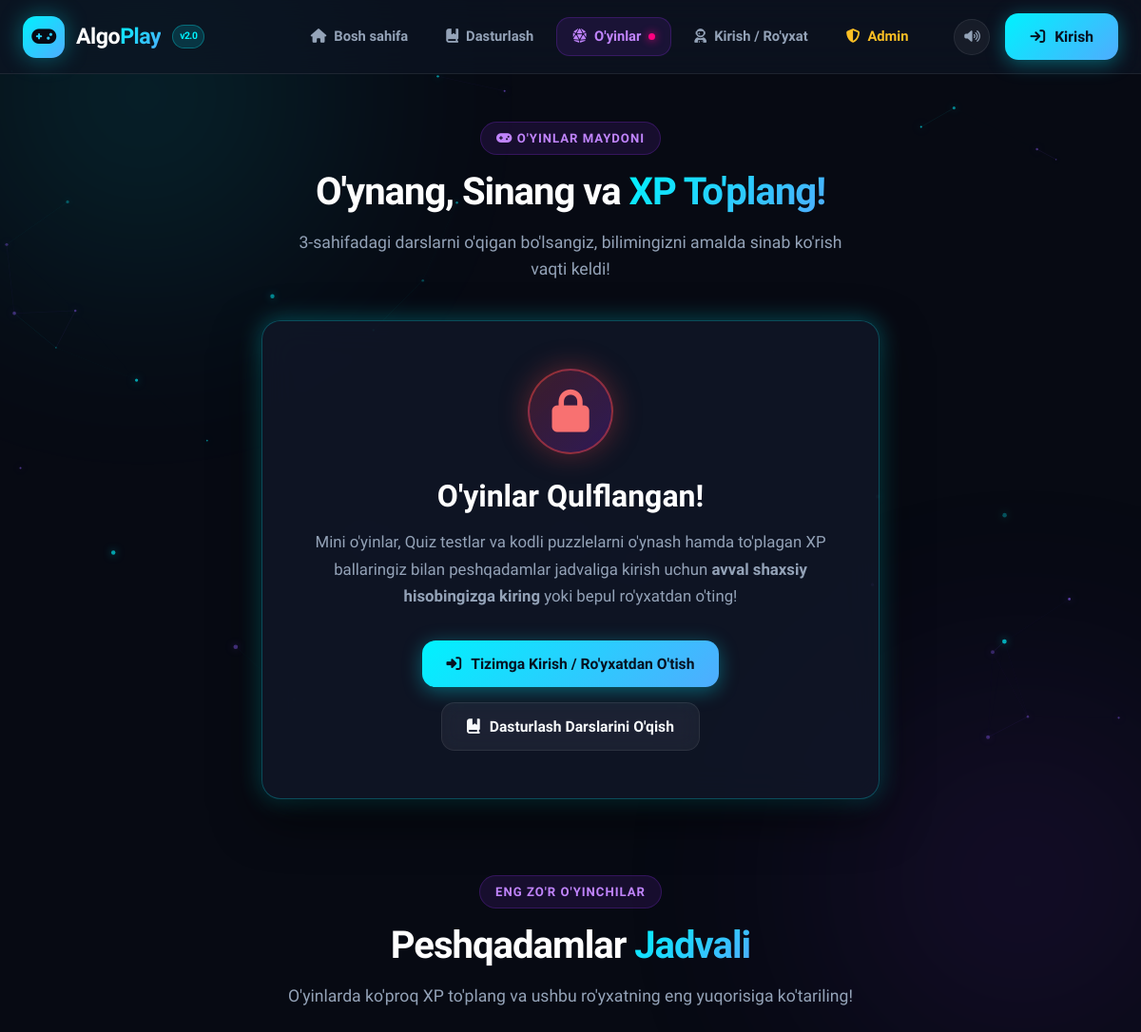
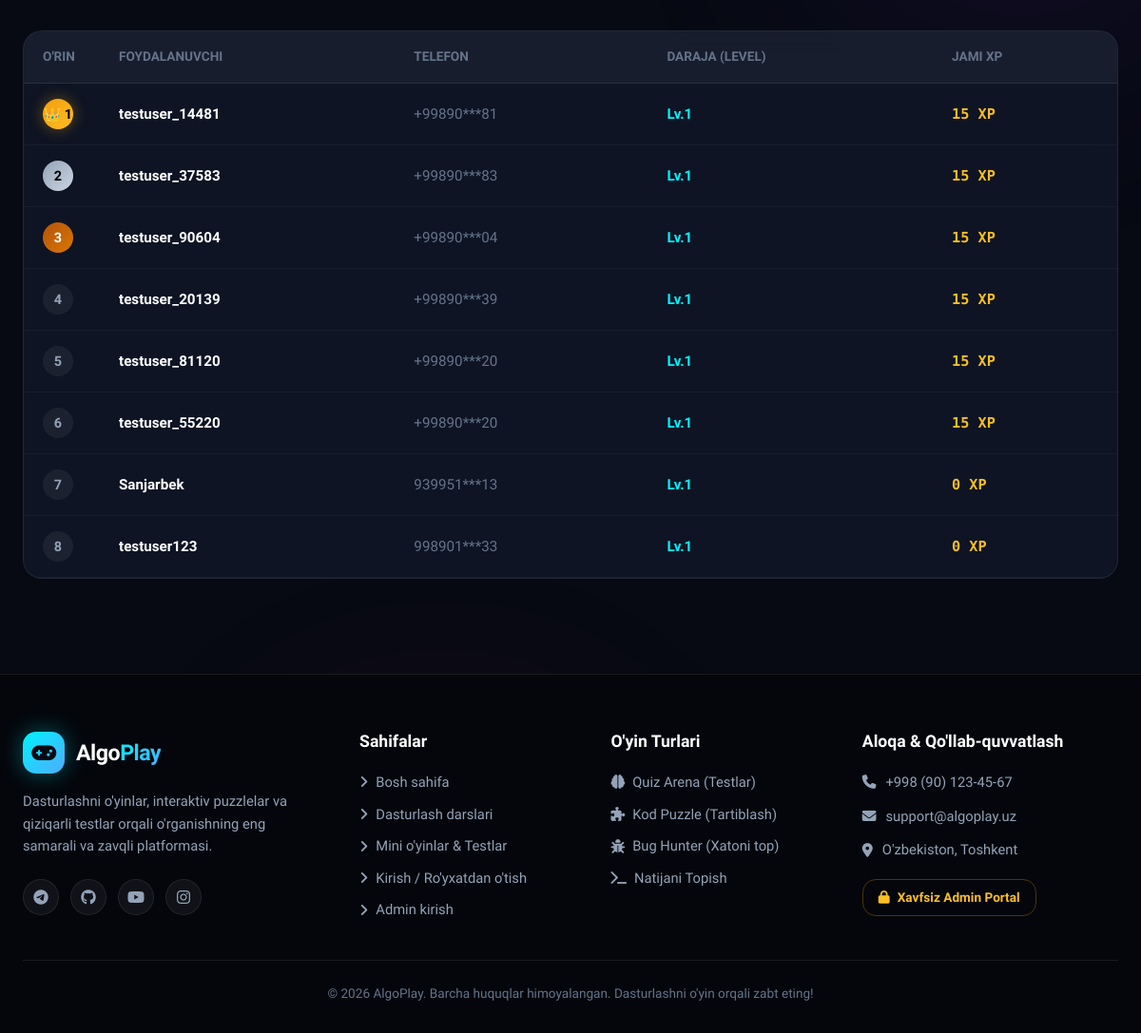
/games, run on the app's committed database (2 pictures, top to bottom).
### tables this page shows
CREATE TABLE users (
        id INTEGER PRIMARY KEY AUTOINCREMENT,
        phone TEXT UNIQUE NOT NULL,
        username TEXT UNIQUE NOT NULL,
        password_hash TEXT NOT NULL,
        xp INTEGER DEFAULT 0,
        level INTEGER DEFAULT 1,
        created_at TIMESTAMP DEFAULT CURRENT_TIMESTAMP
    );

### app.py (the view)
@app.route("/games")
def games_page():
    questions = db.get_all_questions()
    puzzles = db.get_all_puzzles()
    bugs = db.get_all_bugs()
    leaderboard = db.get_leaderboard(limit=10)
    for p in puzzles:
        if isinstance(p["blocks_json"], str):
            p["blocks"] = json.loads(p["blocks_json"])
            p["correct_order"] = json.loads(p["correct_order_json"])
    for b in bugs:
        if isinstance(b["options_json"], str):
            b["options"] = json.loads(b["options_json"])
    return render_template("games.html",
                           active_page="games",
                           questions=questions,
                           puzzles=puzzles,
                           bugs=bugs,
                           leaderboard=leaderboard)

### templates/games.html (shortened to what this page needs)
{% extends "base.html" %}
{% block content %}
<div class="games-container">
    <div class="games-hero">
        <span class="section-tag"><i class="fa-solid fa-gamepad"></i> O'yinlar Maydoni</span>
        <h1 class="section-title">O'ynang, Sinang va <span class="gradient-text">XP To'plang!</span></h1>
        <p class="section-subtitle">
            3-sahifadagi darslarni o'qigan bo'lsangiz, bilimingizni amalda sinab ko'rish vaqti keldi!
        </p>
    </div>
    {% if current_user %}
    <div class="games-tabs">
        <button class="game-tab-btn active" id="tabBtnQuiz" onclick="switchGameMode('quiz')">
            <i class="fa-solid fa-brain"></i> 1. Quiz Arena (Savol-Javob)
        </button>
        <button class="game-tab-btn" id="tabBtnPuzzle" onclick="switchGameMode('puzzle')">
            <i class="fa-solid fa-puzzle-piece"></i> 2. Kod Puzzle (Tartiblash)
        </button>
        <button class="game-tab-btn" id="tabBtnBug" onclick="switchGameMode('bug')">
            <i class="fa-solid fa-bug"></i> 3. Bug Hunter (Xatoni Top)
        </button>
        <button class="game-tab-btn" id="tabBtnOutput" onclick="switchGameMode('output')">
            <i class="fa-solid fa-terminal"></i> 4. Natijani Top (Output)
        </button>
    </div>
    <div id="gameSectionQuiz" class="game-arena-card">
        <div class="quiz-header-bar">
            <div>
                <span style="color: var(--cyan); font-weight: 700; font-size: 0.85rem; text-transform: uppercase;">
                    <i class="fa-solid fa-circle-question"></i> <span id="quizCategory">Python Asoslari</span>
                </span>
                <h3 style="font-size: 1.15rem; margin-top: 4px;">Savol <span id="quizCurrentNum">1</span> / <span id="quizTotalNum">{{ questions|length }}</span></h3>
            </div>
            <div style="display: flex; align-items: center; gap: 10px;">
                <span id="quizStreakBadge" class="quiz-combo-badge" style="display: none;">
                    <i class="fa-solid fa-fire"></i> <span id="quizStreakCount">0</span>x Combo!
                </span>
                <div class="quiz-score-badge">
                    <i class="fa-solid fa-star"></i>
                    <span>XP: <strong id="quizUserScore">0</strong></span>
                </div>
            </div>
        </div>
        <div id="quizContentBox">
            <div class="quiz-question-text" id="quizQuestionText">Yuklanmoqda...</div>
            <div class="quiz-code-box" id="quizCodeBox" style="display: none;"></div>
            <div class="quiz-options-grid" id="quizOptionsGrid">
            </div>
            <div class="quiz-feedback-box" id="quizFeedbackBox" style="display: none;">
                <div>
                    <h4 id="quizFeedbackTitle" style="margin-bottom: 6px;"></h4>
                    <p id="quizFeedbackText" style="font-size: 0.92rem; color: var(--text-secondary);"></p>
                </div>
                <button class="btn btn-glow-primary btn-sm" id="quizNextBtn" onclick="nextQuizQuestion()">
                    Keyingisi <i class="fa-solid fa-arrow-right"></i>
                </button>
            </div>
        </div>
        <div id="quizFinishBox" style="display: none; text-align: center; padding: 40px 20px;">
            <div style="font-size: 4rem; color: #fbbf24; margin-bottom: 16px;">🏆</div>
            <h2 style="font-size: 2.2rem; margin-bottom: 12px;">Ajoyib Natija! Test Yakunlandi!</h2>
            <p style="font-size: 1.1rem; color: var(--text-secondary); max-width: 500px; margin: 0 auto 24px;">
                Siz barcha savollarni muvaffaqiyatli yakunladingiz va <strong id="quizFinalXp" style="color: var(--amber);">+0 XP</strong> ga ega bo'ldingiz!
            </p>
            <div style="display: flex; gap: 14px; justify-content: center; flex-wrap: wrap;">
                <button class="btn btn-glow-primary" onclick="restartQuiz()">
                    <i class="fa-solid fa-rotate-right"></i> Qaytadan O'ynash
                </button>
                <button class="btn btn-glow-purple" onclick="switchGameMode('puzzle')">
                    <i class="fa-solid fa-puzzle-piece"></i> Kod Puzzleni Boshlash
                </button>
            </div>
        </div>
    </div>
    <div id="gameSectionPuzzle" class="game-arena-card" style="display: none;">
        <div class="quiz-header-bar">
            <div>
                <span style="color: #c084fc; font-weight: 700; font-size: 0.85rem; text-transform: uppercase;">
                    <i class="fa-solid fa-puzzle-piece"></i> Kod Tartiblash Puzzli
                </span>
                <h3 style="font-size: 1.15rem; margin-top: 4px;" id="puzzleTitle">Puzzle 1</h3>
            </div>
            <div class="quiz-score-badge">
                <i class="fa-solid fa-award"></i>
                <span>Mukofot: <strong id="puzzleReward">25</strong> XP</span>
            </div>
        </div>
        <p id="puzzleDesc" style="color: var(--text-secondary); font-size: 1rem; margin-bottom: 20px;">
            Kod bloklarini to'g'ri mantiqiy ketma-ketlikda joylashtiring. Bloklarni ko'chirish uchun ⬆️ va ⬇️ tugmalarini bosing yoki sichqoncha bilan siljiting.
        </p>
        <div class="puzzle-blocks-container" id="puzzleBlocksContainer">
        </div>
        <div id="puzzleFeedback" style="display: none; padding: 14px 18px; border-radius: var(--radius-md); margin-bottom: 20px; font-weight: 600;"></div>
        <div class="puzzle-actions">
            <button class="btn btn-glow-primary" onclick="checkPuzzleOrder()">
                <i class="fa-solid fa-check-double"></i> Kodni Tekshirish
            </button>
            <button class="btn btn-outline" onclick="nextPuzzle()">
                <i class="fa-solid fa-forward-step"></i> Keyingi Puzzle
            </button>
        </div>
    </div>
    <div id="gameSectionBug" class="game-arena-card" style="display: none;">
        <div class="quiz-header-bar">
            <div>
                <span style="color: #f43f5e; font-weight: 700; font-size: 0.85rem; text-transform: uppercase;">
                    <i class="fa-solid fa-bug"></i> Bug Hunter (Xatoni Topish)
                </span>
                <h3 style="font-size: 1.15rem; margin-top: 4px;" id="bugTitle">Xatoni Toping</h3>
            </div>
            <div class="quiz-score-badge">
                <i class="fa-solid fa-shield-virus"></i>
                <span>Mukofot: <strong id="bugReward">20</strong> XP</span>
            </div>
        </div>
        <p style="color: var(--text-secondary); margin-bottom: 16px;">
            Quyidagi Python kodida xatolik yashiringan. Uni diqqat bilan o'rganing va to'g'ri sababni tanlang:
        </p>
        <div class="quiz-code-box" id="bugCodeBox" style="color: #fca5a5;"></div>
        <div class="quiz-options-grid" id="bugOptionsGrid">
        </div>
        <div class="quiz-feedback-box" id="bugFeedbackBox" style="display: none;">
            <div>
                <h4 id="bugFeedbackTitle" style="margin-bottom: 6px;"></h4>
                <p id="bugFeedbackText" style="font-size: 0.92rem; color: var(--text-secondary);"></p>
            </div>
            <button class="btn btn-glow-purple btn-sm" onclick="nextBugChallenge()">
                Keyingi Xatolik <i class="fa-solid fa-arrow-right"></i>
            </button>
        </div>
    </div>
    <div id="gameSectionOutput" class="game-arena-card" style="display: none;">
        <div class="quiz-header-bar">
            <div>
                <span style="color: var(--amber); font-weight: 700; font-size: 0.85rem; text-transform: uppercase;">
                    <i class="fa-solid fa-terminal"></i> Terminal Natijasini Top
                </span>
                <h3 style="font-size: 1.15rem; margin-top: 4px;">Ushbu kod qanday natija chiqaradi?</h3>
            </div>
            <div class="quiz-score-badge">
                <i class="fa-solid fa-bolt"></i>
                <span>XP: <strong id="outputReward">15</strong> XP</span>
            </div>
        </div>
        <div class="quiz-code-box" id="outputCodeBox">
a = [1, 2, 3]
b = a
b.append(4)
print(len(a))
        </div>
        <div class="quiz-options-grid" id="outputOptionsGrid">
        </div>
        <div class="quiz-feedback-box" id="outputFeedbackBox" style="display: none;">
            <div>
                <h4 id="outputFeedbackTitle"></h4>
                <p id="outputFeedbackText" style="font-size: 0.92rem; color: var(--text-secondary);"></p>
            </div>
            <button class="btn btn-glow-primary btn-sm" onclick="nextOutputChallenge()">
                Keyingisi <i class="fa-solid fa-arrow-right"></i>
            </button>
        </div>
    </div>
    {% else %}
    <div class="game-lock-container">
        <div class="game-lock-icon">
            <i class="fa-solid fa-lock"></i>
        </div>
        <h2 class="game-lock-title">O'yinlar Qulflangan!</h2>
        <p class="game-lock-desc">
            Mini o'yinlar, Quiz testlar va kodli puzzlelarni o'ynash hamda to'plagan XP ballaringiz bilan peshqadamlar jadvaliga kirish uchun <strong>avval shaxsiy hisobingizga kiring</strong> yoki bepul ro'yxatdan o'ting!
        </p>
        <div class="game-lock-actions">
            <a href="{{ url_for('auth_page') }}" class="btn btn-glow-primary">
                <i class="fa-solid fa-right-to-bracket"></i> Tizimga Kirish / Ro'yxatdan O'tish
            </a>
            <a href="{{ url_for('learn_page') }}" class="btn btn-outline">
                <i class="fa-solid fa-book-bookmark"></i> Dasturlash Darslarini O'qish
            </a>
        </div>
    </div>
    {% endif %}
    <div class="leaderboard-section">
        <div class="section-header">
            <span class="section-tag">Eng Zo'r O'yinchilar</span>
            <h2 class="section-title">Peshqadamlar <span class="gradient-text">Jadvali</span></h2>
            <p class="section-subtitle">O'yinlarda ko'proq XP to'plang va ushbu ro'yxatning eng yuqorisiga ko'tariling!</p>
        </div>
        <div class="leaderboard-table-container">
            <table class="table-custom">
                <thead>
                    <tr>
                        <th style="width: 80px;">O'rin</th>
                        <th>Foydalanuvchi</th>
                        <th>Telefon</th>
                        <th>Daraja (Level)</th>
                        <th>Jami XP</th>
                    </tr>
                </thead>
                <tbody id="leaderboardBody">
                    {% for u in leaderboard %}
                    <tr>
                        <td>
                            <span class="rank-badge {% if loop.index == 1 %}rank-1{% elif loop.index == 2 %}rank-2{% elif loop.index == 3 %}rank-3{% else %}rank-other{% endif %}">
                                {% if loop.index == 1 %}👑 1{% else %}{{ loop.index }}{% endif %}
                            </span>
                        </td>
                        <td><strong style="color: #fff;">{{ u.username }}</strong></td>
                        <td style="color: var(--text-muted);">{{ u.phone[:6] }}***{{ u.phone[-2:] if u.phone|length >= 8 else '' }}</td>
                        <td><span style="color: var(--cyan); font-weight: 700;">Lv.{{ u.level }}</span></td>
                        <td><span style="color: var(--amber); font-weight: 800; font-family: var(--font-code);">{{ u.xp }} XP</span></td>
                    </tr>
                    {% endfor %}
                </tbody>
            </table>
        </div>
    </div>
</div>
{% endblock %}

### data on the page
users: shows "👑 1", username "testuser_14481", phone "+99890", phone "81", level "1", xp "15"
users: username "testuser_37583", phone "+99890", phone "83", level "1", xp "15"
users: username "testuser_90604", phone "+99890", phone "04", level "1", xp "15"
users: username "testuser_20139", phone "+99890", phone "39", level "1", xp "15"
users: username "testuser_81120", phone "+99890", phone "20", level "1", xp "15"
users: username "testuser_55220", phone "+99890", phone "20", level "1", xp "15"
users: username "Sanjarbek", phone "939951", phone "13", level "1", xp "0"
users: username "testuser123", phone "998901", phone "33", level "1", xp "0"
